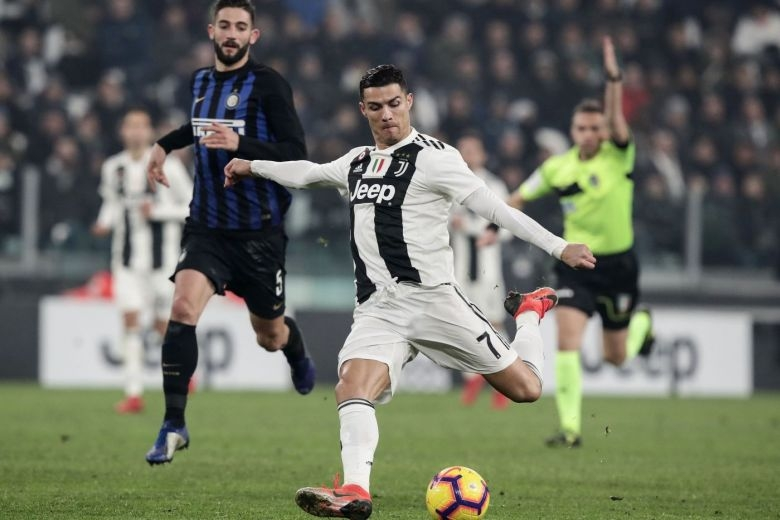
#> input picture chrisfoot.jpeg, 780 x 520 px
$ python template_matching_opencv.py
#> lines starting #> are read from the running program, lines starting #| are printed output that depends on the picture; after the words box and inside, x2 and y2 are one past the last pixel; in counts of white or black regions, pixels touching at a corner belong together
import cv2 as cv
import numpy as np
img=cv.imread('chrisfoot.jpeg')
#> img is the input picture: shape (520, 780, 3); mean B, G, R 97.4, 110.8, 107.1
gray=cv.cvtColor(img,cv.COLOR_BGR2GRAY)
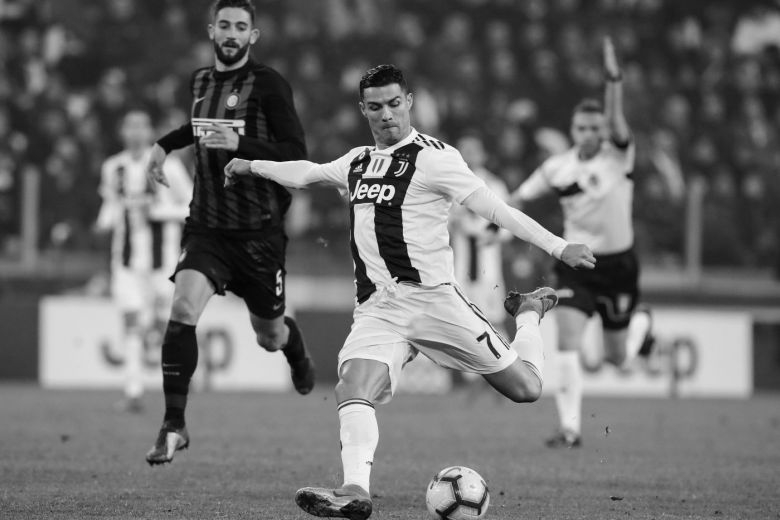
#> gray: shape (520, 780); min 0, max 255, mean 108.2
template=cv.imread('chris.jpeg',0)
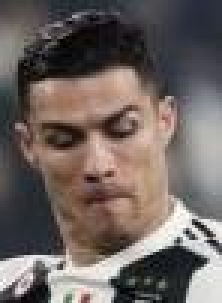
#> input picture chris.jpeg, 74 x 101 px (shown 3 times larger)
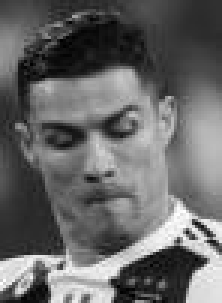
#> template: shape (101, 74) (shown 3 times larger); min 0, max 255, mean 103.3
chris=cv.imread('chris.jpeg')
#> chris is the input picture: shape (101, 74, 3); mean B, G, R 96.8, 100.6, 110.9
w,h=template.shape[::-1]
#> w = 74; h = 101
res=cv.matchTemplate(gray,template,cv.TM_CCOEFF_NORMED)
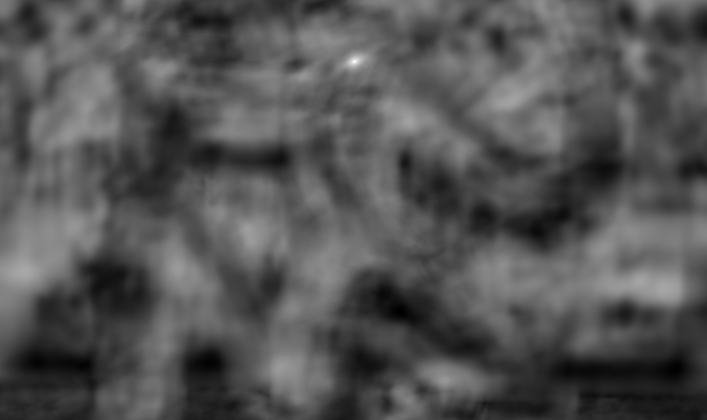
#> res: shape (420, 707) float32; min -0.476, max 0.997, mean 0.00977; drawn with min black and max white
print(res)
#> (printed output is left out)
threshold=0.99;
loc=np.where(res>=threshold)
#> loc = ([61], [354])
print(loc)
#| (array([61]), array([354]))
for pt in zip(*loc[::-1]):
    cv.rectangle(img,pt,(pt[0]+ w,pt[1]+h),(0,0,255),2)
#> this loop made 1 pass
#> pt on pass 1: (354, 61)
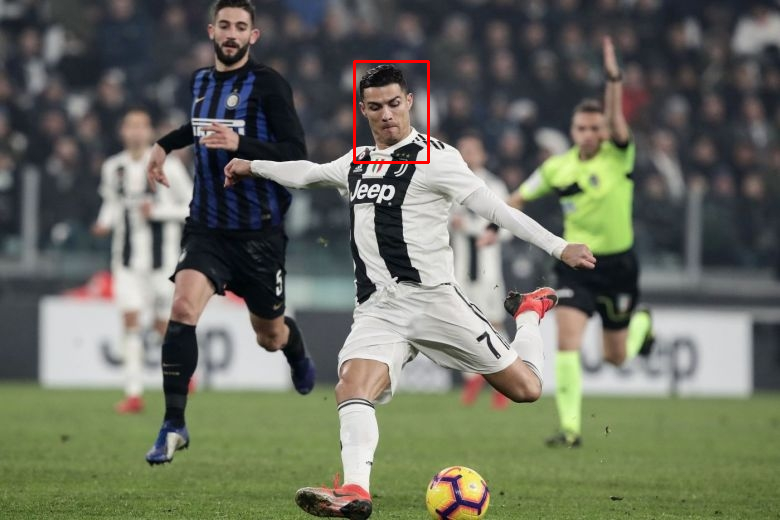
#> img: shape (520, 780, 3); 0.26% of pixels changed, all inside (x1, y1, x2, y2) = (353, 60, 430, 164)
cv.imshow('chris',img)
cv.imshow('chris face',chris)
cv.waitKey(0)
cv.destroyAllWindows()
